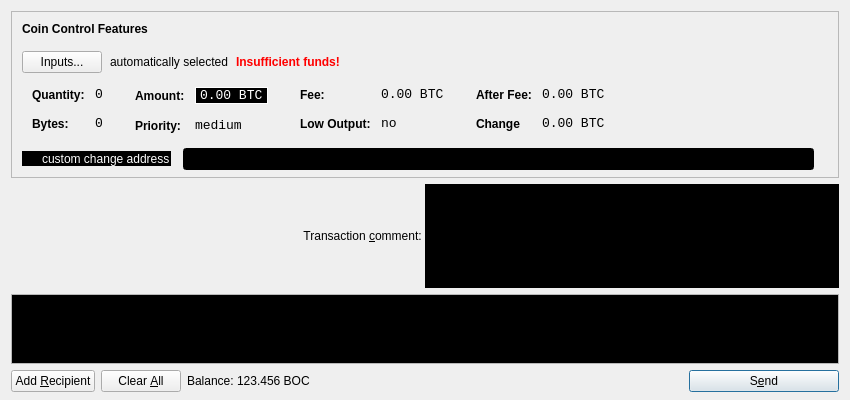
<?xml version="1.0" encoding="UTF-8"?>
<ui version="4.0">
 <class>SendCoinsDialog</class>
 <widget class="QDialog" name="SendCoinsDialog">
  <property name="geometry">
   <rect>
    <x>0</x>
    <y>0</y>
    <width>850</width>
    <height>400</height>
   </rect>
  </property>
  <property name="windowTitle">
   <string>Send Coins</string>
  </property>
  <layout class="QVBoxLayout" name="verticalLayout" stretch="0,1,0">
   <property name="bottomMargin">
    <number>8</number>
   </property>
   <item>
    <widget class="QFrame" name="frameCoinControl">
     <property name="sizePolicy">
      <sizepolicy hsizetype="Expanding" vsizetype="Expanding">
       <horstretch>0</horstretch>
       <verstretch>0</verstretch>
      </sizepolicy>
     </property>
     <property name="maximumSize">
      <size>
       <width>16777215</width>
       <height>16777215</height>
      </size>
     </property>
     <property name="frameShape">
      <enum>QFrame::StyledPanel</enum>
     </property>
     <property name="frameShadow">
      <enum>QFrame::Sunken</enum>
     </property>
     <layout class="QVBoxLayout" name="verticalLayoutCoinControl2">
      <property name="spacing">
       <number>-1</number>
      </property>
      <property name="leftMargin">
       <number>0</number>
      </property>
      <property name="topMargin">
       <number>0</number>
      </property>
      <property name="rightMargin">
       <number>0</number>
      </property>
      <property name="bottomMargin">
       <number>6</number>
      </property>
      <item>
       <layout class="QVBoxLayout" name="verticalLayoutCoinControl" stretch="0,0,0,0,1">
        <property name="spacing">
         <number>0</number>
        </property>
        <property name="leftMargin">
         <number>10</number>
        </property>
        <property name="topMargin">
         <number>10</number>
        </property>
        <item>
         <layout class="QHBoxLayout" name="horizontalLayoutCoinControl1">
          <property name="bottomMargin">
           <number>15</number>
          </property>
          <item>
           <widget class="QLabel" name="labelCoinControlFeatures">
            <property name="sizePolicy">
             <sizepolicy hsizetype="Preferred" vsizetype="Maximum">
              <horstretch>0</horstretch>
              <verstretch>0</verstretch>
             </sizepolicy>
            </property>
            <property name="font">
             <font>
              <weight>75</weight>
              <bold>true</bold>
             </font>
            </property>
            <property name="styleSheet">
             <string notr="true">font-weight:bold;</string>
            </property>
            <property name="text">
             <string>Coin Control Features</string>
            </property>
           </widget>
          </item>
         </layout>
        </item>
        <item>
         <layout class="QHBoxLayout" name="horizontalLayoutCoinControl2" stretch="0,0,0,0">
          <property name="spacing">
           <number>8</number>
          </property>
          <property name="bottomMargin">
           <number>10</number>
          </property>
          <item>
           <widget class="QPushButton" name="pushButtonCoinControl">
            <property name="text">
             <string>Inputs...</string>
            </property>
           </widget>
          </item>
          <item>
           <widget class="QLabel" name="labelCoinControlAutomaticallySelected">
            <property name="text">
             <string>automatically selected</string>
            </property>
            <property name="margin">
             <number>5</number>
            </property>
           </widget>
          </item>
          <item>
           <widget class="QLabel" name="labelCoinControlInsuffFunds">
            <property name="font">
             <font>
              <weight>75</weight>
              <bold>true</bold>
             </font>
            </property>
            <property name="styleSheet">
             <string notr="true">color:red;font-weight:bold;</string>
            </property>
            <property name="text">
             <string>Insufficient funds!</string>
            </property>
            <property name="margin">
             <number>5</number>
            </property>
           </widget>
          </item>
          <item>
           <spacer name="horizontalSpacerCoinControl">
            <property name="orientation">
             <enum>Qt::Horizontal</enum>
            </property>
            <property name="sizeHint" stdset="0">
             <size>
              <width>40</width>
              <height>1</height>
             </size>
            </property>
           </spacer>
          </item>
         </layout>
        </item>
        <item>
         <widget class="QWidget" name="widgetCoinControl" native="true">
          <property name="sizePolicy">
           <sizepolicy hsizetype="Preferred" vsizetype="Preferred">
            <horstretch>0</horstretch>
            <verstretch>0</verstretch>
           </sizepolicy>
          </property>
          <property name="minimumSize">
           <size>
            <width>0</width>
            <height>0</height>
           </size>
          </property>
          <property name="styleSheet">
           <string notr="true"/>
          </property>
          <layout class="QHBoxLayout" name="horizontalLayoutCoinControl5">
           <property name="margin">
            <number>0</number>
           </property>
           <item>
            <layout class="QHBoxLayout" name="horizontalLayoutCoinControl3" stretch="0,0,0,1">
             <property name="spacing">
              <number>20</number>
             </property>
             <property name="topMargin">
              <number>0</number>
             </property>
             <property name="bottomMargin">
              <number>10</number>
             </property>
             <item>
              <layout class="QFormLayout" name="formLayoutCoinControl1">
               <property name="horizontalSpacing">
                <number>10</number>
               </property>
               <property name="verticalSpacing">
                <number>14</number>
               </property>
               <property name="leftMargin">
                <number>10</number>
               </property>
               <property name="topMargin">
                <number>4</number>
               </property>
               <property name="rightMargin">
                <number>6</number>
               </property>
               <item row="0" column="0">
                <widget class="QLabel" name="labelCoinControlQuantityText">
                 <property name="styleSheet">
                  <string notr="true">font-weight:bold;</string>
                 </property>
                 <property name="text">
                  <string>Quantity:</string>
                 </property>
                 <property name="margin">
                  <number>0</number>
                 </property>
                </widget>
               </item>
               <item row="0" column="1">
                <widget class="QLabel" name="labelCoinControlQuantity">
                 <property name="font">
                  <font>
                   <family>Monospace</family>
                   <pointsize>10</pointsize>
                  </font>
                 </property>
                 <property name="cursor">
                  <cursorShape>IBeamCursor</cursorShape>
                 </property>
                 <property name="contextMenuPolicy">
                  <enum>Qt::ActionsContextMenu</enum>
                 </property>
                 <property name="text">
                  <string>0</string>
                 </property>
                 <property name="margin">
                  <number>0</number>
                 </property>
                 <property name="textInteractionFlags">
                  <set>Qt::LinksAccessibleByMouse|Qt::TextSelectableByKeyboard|Qt::TextSelectableByMouse</set>
                 </property>
                </widget>
               </item>
               <item row="1" column="0">
                <widget class="QLabel" name="labelCoinControlBytesText">
                 <property name="styleSheet">
                  <string notr="true">font-weight:bold;</string>
                 </property>
                 <property name="text">
                  <string>Bytes:</string>
                 </property>
                </widget>
               </item>
               <item row="1" column="1">
                <widget class="QLabel" name="labelCoinControlBytes">
                 <property name="font">
                  <font>
                   <family>Monospace</family>
                   <pointsize>10</pointsize>
                  </font>
                 </property>
                 <property name="cursor">
                  <cursorShape>IBeamCursor</cursorShape>
                 </property>
                 <property name="contextMenuPolicy">
                  <enum>Qt::ActionsContextMenu</enum>
                 </property>
                 <property name="text">
                  <string>0</string>
                 </property>
                 <property name="textInteractionFlags">
                  <set>Qt::LinksAccessibleByMouse|Qt::TextSelectableByKeyboard|Qt::TextSelectableByMouse</set>
                 </property>
                </widget>
               </item>
              </layout>
             </item>
             <item>
              <layout class="QFormLayout" name="formLayoutCoinControl2">
               <property name="horizontalSpacing">
                <number>10</number>
               </property>
               <property name="verticalSpacing">
                <number>14</number>
               </property>
               <property name="leftMargin">
                <number>6</number>
               </property>
               <property name="topMargin">
                <number>4</number>
               </property>
               <property name="rightMargin">
                <number>6</number>
               </property>
               <item row="0" column="0">
                <widget class="QLabel" name="labelCoinControlAmountText">
                 <property name="styleSheet">
                  <string notr="true">font-weight:bold;</string>
                 </property>
                 <property name="text">
                  <string>Amount:</string>
                 </property>
                 <property name="margin">
                  <number>0</number>
                 </property>
                </widget>
               </item>
               <item row="0" column="1">
                <widget class="QLabel" name="labelCoinControlAmount">
                 <property name="font">
                  <font>
                   <family>Monospace</family>
                   <pointsize>10</pointsize>
                  </font>
                 </property>
                 <property name="styleSheet">
                  <string notr="true">color:white;background-color:black;border-width:1px;border-style:solid;border-color:white;</string>
                 </property>
                 <property name="cursor">
                  <cursorShape>IBeamCursor</cursorShape>
                 </property>
                 <property name="contextMenuPolicy">
                  <enum>Qt::ActionsContextMenu</enum>
                 </property>
                 <property name="text">
                  <string>0.00 BTC</string>
                 </property>
                 <property name="textInteractionFlags">
                  <set>Qt::LinksAccessibleByMouse|Qt::TextSelectableByKeyboard|Qt::TextSelectableByMouse</set>
                 </property>
                </widget>
               </item>
               <item row="1" column="0">
                <widget class="QLabel" name="labelCoinControlPriorityText">
                 <property name="styleSheet">
                  <string notr="true">font-weight:bold;</string>
                 </property>
                 <property name="text">
                  <string>Priority:</string>
                 </property>
                </widget>
               </item>
               <item row="1" column="1">
                <widget class="QLabel" name="labelCoinControlPriority">
                 <property name="font">
                  <font>
                   <family>Monospace</family>
                   <pointsize>10</pointsize>
                  </font>
                 </property>
                 <property name="cursor">
                  <cursorShape>IBeamCursor</cursorShape>
                 </property>
                 <property name="contextMenuPolicy">
                  <enum>Qt::ActionsContextMenu</enum>
                 </property>
                 <property name="text">
                  <string>medium</string>
                 </property>
                 <property name="textInteractionFlags">
                  <set>Qt::LinksAccessibleByMouse|Qt::TextSelectableByKeyboard|Qt::TextSelectableByMouse</set>
                 </property>
                </widget>
               </item>
              </layout>
             </item>
             <item>
              <layout class="QFormLayout" name="formLayoutCoinControl3">
               <property name="horizontalSpacing">
                <number>10</number>
               </property>
               <property name="verticalSpacing">
                <number>14</number>
               </property>
               <property name="leftMargin">
                <number>6</number>
               </property>
               <property name="topMargin">
                <number>4</number>
               </property>
               <property name="rightMargin">
                <number>6</number>
               </property>
               <item row="0" column="0">
                <widget class="QLabel" name="labelCoinControlFeeText">
                 <property name="styleSheet">
                  <string notr="true">font-weight:bold;</string>
                 </property>
                 <property name="text">
                  <string>Fee:</string>
                 </property>
                 <property name="margin">
                  <number>0</number>
                 </property>
                </widget>
               </item>
               <item row="0" column="1">
                <widget class="QLabel" name="labelCoinControlFee">
                 <property name="font">
                  <font>
                   <family>Monospace</family>
                   <pointsize>10</pointsize>
                  </font>
                 </property>
                 <property name="cursor">
                  <cursorShape>IBeamCursor</cursorShape>
                 </property>
                 <property name="contextMenuPolicy">
                  <enum>Qt::ActionsContextMenu</enum>
                 </property>
                 <property name="text">
                  <string>0.00 BTC</string>
                 </property>
                 <property name="textInteractionFlags">
                  <set>Qt::LinksAccessibleByMouse|Qt::TextSelectableByKeyboard|Qt::TextSelectableByMouse</set>
                 </property>
                </widget>
               </item>
               <item row="1" column="0">
                <widget class="QLabel" name="labelCoinControlLowOutputText">
                 <property name="styleSheet">
                  <string notr="true">font-weight:bold;</string>
                 </property>
                 <property name="text">
                  <string>Low Output:</string>
                 </property>
                </widget>
               </item>
               <item row="1" column="1">
                <widget class="QLabel" name="labelCoinControlLowOutput">
                 <property name="font">
                  <font>
                   <family>Monospace</family>
                   <pointsize>10</pointsize>
                  </font>
                 </property>
                 <property name="cursor">
                  <cursorShape>IBeamCursor</cursorShape>
                 </property>
                 <property name="contextMenuPolicy">
                  <enum>Qt::ActionsContextMenu</enum>
                 </property>
                 <property name="text">
                  <string>no</string>
                 </property>
                 <property name="textInteractionFlags">
                  <set>Qt::LinksAccessibleByMouse|Qt::TextSelectableByKeyboard|Qt::TextSelectableByMouse</set>
                 </property>
                </widget>
               </item>
              </layout>
             </item>
             <item>
              <layout class="QFormLayout" name="formLayoutCoinControl4">
               <property name="horizontalSpacing">
                <number>10</number>
               </property>
               <property name="verticalSpacing">
                <number>14</number>
               </property>
               <property name="leftMargin">
                <number>6</number>
               </property>
               <property name="topMargin">
                <number>4</number>
               </property>
               <property name="rightMargin">
                <number>6</number>
               </property>
               <item row="0" column="0">
                <widget class="QLabel" name="labelCoinControlAfterFeeText">
                 <property name="styleSheet">
                  <string notr="true">font-weight:bold;</string>
                 </property>
                 <property name="text">
                  <string>After Fee:</string>
                 </property>
                 <property name="margin">
                  <number>0</number>
                 </property>
                </widget>
               </item>
               <item row="0" column="1">
                <widget class="QLabel" name="labelCoinControlAfterFee">
                 <property name="font">
                  <font>
                   <family>Monospace</family>
                   <pointsize>10</pointsize>
                  </font>
                 </property>
                 <property name="cursor">
                  <cursorShape>IBeamCursor</cursorShape>
                 </property>
                 <property name="contextMenuPolicy">
                  <enum>Qt::ActionsContextMenu</enum>
                 </property>
                 <property name="text">
                  <string>0.00 BTC</string>
                 </property>
                 <property name="textInteractionFlags">
                  <set>Qt::LinksAccessibleByMouse|Qt::TextSelectableByKeyboard|Qt::TextSelectableByMouse</set>
                 </property>
                </widget>
               </item>
               <item row="1" column="0">
                <widget class="QLabel" name="labelCoinControlChangeText">
                 <property name="styleSheet">
                  <string notr="true">font-weight:bold;</string>
                 </property>
                 <property name="text">
                  <string>Change</string>
                 </property>
                </widget>
               </item>
               <item row="1" column="1">
                <widget class="QLabel" name="labelCoinControlChange">
                 <property name="font">
                  <font>
                   <family>Monospace</family>
                   <pointsize>10</pointsize>
                  </font>
                 </property>
                 <property name="cursor">
                  <cursorShape>IBeamCursor</cursorShape>
                 </property>
                 <property name="contextMenuPolicy">
                  <enum>Qt::ActionsContextMenu</enum>
                 </property>
                 <property name="text">
                  <string>0.00 BTC</string>
                 </property>
                 <property name="textInteractionFlags">
                  <set>Qt::LinksAccessibleByMouse|Qt::TextSelectableByKeyboard|Qt::TextSelectableByMouse</set>
                 </property>
                </widget>
               </item>
              </layout>
             </item>
            </layout>
           </item>
          </layout>
         </widget>
        </item>
        <item>
         <layout class="QHBoxLayout" name="horizontalLayoutCoinControl4" stretch="0,0,0">
          <property name="spacing">
           <number>12</number>
          </property>
          <property name="sizeConstraint">
           <enum>QLayout::SetDefaultConstraint</enum>
          </property>
          <property name="topMargin">
           <number>5</number>
          </property>
          <property name="rightMargin">
           <number>5</number>
          </property>
          <item>
           <widget class="QCheckBox" name="checkBoxCoinControlChange">
            <property name="styleSheet">
             <string notr="true">color:white;background-color:black;border-width:1px</string>
            </property>
            <property name="text">
             <string>custom change address</string>
            </property>
           </widget>
          </item>
          <item>
           <widget class="QLineEdit" name="lineEditCoinControlChange">
            <property name="styleSheet">
             <string notr="true">color:white;background-color:black;border-width:1px</string>
            </property>
            <property name="enabled">
             <bool>false</bool>
            </property>
            <property name="sizePolicy">
             <sizepolicy hsizetype="Expanding" vsizetype="Fixed">
              <horstretch>0</horstretch>
              <verstretch>0</verstretch>
             </sizepolicy>
            </property>
           </widget>
          </item>
          <item>
           <widget class="QLabel" name="labelCoinControlChangeLabel">
            <property name="sizePolicy">
             <sizepolicy hsizetype="Preferred" vsizetype="Expanding">
              <horstretch>0</horstretch>
              <verstretch>0</verstretch>
             </sizepolicy>
            </property>
            <property name="minimumSize">
             <size>
              <width>0</width>
              <height>0</height>
             </size>
            </property>
            <property name="text">
             <string/>
            </property>
            <property name="margin">
             <number>3</number>
            </property>
           </widget>
          </item>
         </layout>
        </item>
        <item>
         <spacer name="verticalSpacerCoinControl">
          <property name="orientation">
           <enum>Qt::Vertical</enum>
          </property>
          <property name="sizeHint" stdset="0">
           <size>
            <width>800</width>
            <height>1</height>
           </size>
          </property>
         </spacer>
        </item>
       </layout>
      </item>
     </layout>
    </widget>
   </item> 
   <item>
    <layout class="QHBoxLayout" name="horizontalLayoutTxComment">
     <property name="spacing">
      <number>0</number>
     </property>
     <item>
      <widget class="QLabel" name="labelTxComment">
       <property name="text">
        <string>Transaction &amp;comment: </string>
       </property>
       <property name="alignment">
        <set>Qt::AlignLeading|Qt::AlignLeft|Qt::AlignRight|Qt::AlignTrailing|Qt::AlignVCenter</set>
       </property>
       <property name="buddy">
        <cstring>editTxComment</cstring>
       </property>
      </widget>
     </item>
     <item>
      <widget class="QValidatedLineEdit" name="editTxComment" native="true">
       <property name="styleSheet">
        <string notr="true">color:white;background-color:black;border-width:1px</string>
       </property>
       <property name="enabled">
        <bool>true</bool>
       </property>
       <property name="toolTip">
        <string>Enter a transaction comment  (MAX 256 Characters) (Note: this information is public)</string>
       </property>
      </widget>
     </item>
    </layout>
   </item>
   <item>
    <widget class="QScrollArea" name="scrollArea">
    <!--
    <property name="styleSheet">
       <string notr="true">color:white;background-color:black;border-width:1px</string>
    </property>
      -->
     <property name="widgetResizable">
      <bool>true</bool>
     </property>
     <widget class="QWidget" name="scrollAreaWidgetContents">
      <property name="styleSheet">
        <string notr="true">color:white;background-color:black;border-width:1px</string>
      </property>
      <property name="geometry">
       <rect>
        <x>0</x>
        <y>0</y>
        <width>830</width>
        <height>165</height>
       </rect>
      </property>
      <layout class="QVBoxLayout" name="verticalLayout_2">
       <property name="leftMargin">
        <number>0</number>
       </property>
       <property name="topMargin">
        <number>0</number>
       </property>
       <property name="rightMargin">
        <number>0</number>
       </property>
       <property name="bottomMargin">
        <number>0</number>
       </property>
       <item>
        <layout class="QVBoxLayout" name="entries">
         <property name="spacing">
          <number>6</number>
         </property>
        </layout>
       </item>
       <item>
        <spacer name="verticalSpacer">
         <property name="orientation">
          <enum>Qt::Vertical</enum>
         </property>
         <property name="sizeHint" stdset="0">
          <size>
           <width>20</width>
           <height>40</height>
          </size>
         </property>
        </spacer>
       </item>
      </layout>
     </widget>
    </widget>
   </item>
   <item>
    <layout class="QHBoxLayout" name="horizontalLayout">
     <item>
      <widget class="QPushButton" name="addButton">
       <property name="toolTip">
        <string>Send to multiple recipients at once</string>
       </property>
       <property name="text">
        <string>Add &amp;Recipient</string>
       </property>
       <property name="icon">
        <iconset resource="../NoirTokens.qrc">
         <normaloff>:/icons/add</normaloff>:/icons/add</iconset>
       </property>
       <property name="autoDefault">
        <bool>false</bool>
       </property>
      </widget>
     </item>
     <item>
      <widget class="QPushButton" name="clearButton">
       <property name="sizePolicy">
        <sizepolicy hsizetype="Minimum" vsizetype="Fixed">
         <horstretch>0</horstretch>
         <verstretch>0</verstretch>
        </sizepolicy>
       </property>
       <property name="toolTip">
        <string>Remove all transaction fields</string>
       </property>
       <property name="text">
        <string>Clear &amp;All</string>
       </property>
       <property name="icon">
        <iconset resource="../NoirTokens.qrc">
         <normaloff>:/icons/remove</normaloff>:/icons/remove</iconset>
       </property>
       <property name="autoRepeatDelay">
        <number>300</number>
       </property>
       <property name="autoDefault">
        <bool>false</bool>
       </property>
      </widget>
     </item>
     <item>
      <layout class="QHBoxLayout" name="horizontalLayout_2">
       <property name="spacing">
        <number>3</number>
       </property>
       <item>
        <widget class="QLabel" name="label">
         <property name="text">
          <string>Balance:</string>
         </property>
        </widget>
       </item>
       <item>
        <widget class="QLabel" name="labelBalance">
         <property name="cursor">
          <cursorShape>IBeamCursor</cursorShape>
         </property>
         <property name="text">
          <string>123.456 BOC</string>
         </property>
         <property name="textInteractionFlags">
          <set>Qt::LinksAccessibleByMouse|Qt::TextSelectableByKeyboard|Qt::TextSelectableByMouse</set>
         </property>
        </widget>
       </item>
      </layout>
     </item>
     <item>
      <spacer name="horizontalSpacer">
       <property name="orientation">
        <enum>Qt::Horizontal</enum>
       </property>
       <property name="sizeHint" stdset="0">
        <size>
         <width>40</width>
         <height>20</height>
        </size>
       </property>
      </spacer>
     </item>
     <item>
      <widget class="QPushButton" name="sendButton">
       <property name="minimumSize">
        <size>
         <width>150</width>
         <height>0</height>
        </size>
       </property>
       <property name="toolTip">
        <string>Confirm the send action</string>
       </property>
       <property name="text">
        <string>S&amp;end</string>
       </property>
       <property name="icon">
        <iconset resource="../NoirTokens.qrc">
         <normaloff>:/icons/send</normaloff>:/icons/send</iconset>
       </property>
       <property name="default">
        <bool>true</bool>
       </property>
      </widget>
     </item>
    </layout>
   </item>
  </layout>
 </widget>
 <customwidgets>
  <customwidget>
   <class>QValidatedLineEdit</class>
   <extends>QWidget</extends>
   <header>qvalidatedlineedit.h</header>
  </customwidget>
 </customwidgets>
 <resources>
  <include location="../NoirTokens.qrc"/>
 </resources>
 <connections/>
</ui>
